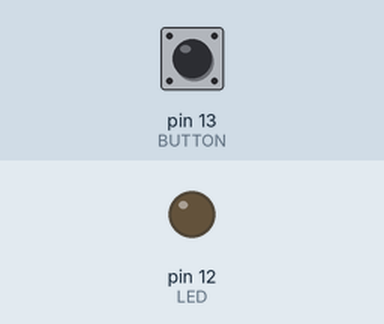
This program was run on a simulated Raspberry Pi (header pin numbers). Parts: output pins drawn as LEDs (lit = HIGH). The inputs (shaded band) are chosen by the test bench; at power-on: pin 13 (BUTTON) HIGH. What the program prints to the terminal is not drawn.

Above: at 1.2 s.
1.3 s: pin 13 (BUTTON) pulled LOW for 0.25 s
At 1.5 s:
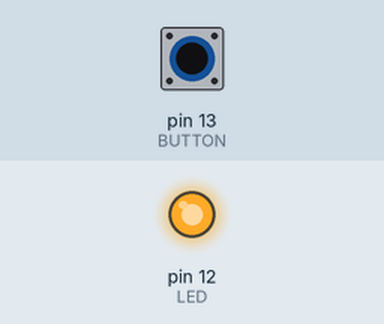
3.1 s: pin 13 (BUTTON) pulled LOW for 3.2 s
At 7.2 s:
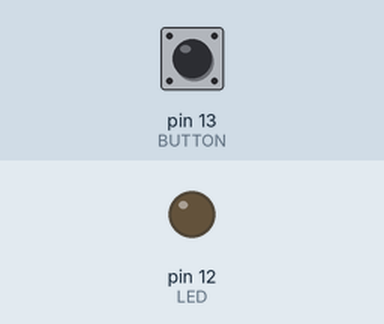
Timing chart, 0 to 8.7 s (numbered marks = the images above; inputs shaded):
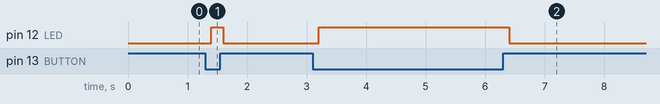

Measured:
- after the input at 1.3 s, pin 12 (LED): LOW → HIGH after 0.10 s, → LOW 0.20 s later
- after the input at 3.1 s, pin 12 (LED): LOW → HIGH after 0.10 s, → LOW 3.2 s later

The program:

main.py
```python
import RPi.GPIO as GPIO
from time import sleep

LED = 12
BUTTON = 13

GPIO.setmode(GPIO.BOARD)                        #setting numbering of GPIO pins by BOARD format
GPIO.setwarnings(False)                         #disable warings

GPIO.setup(LED,GPIO.OUT,initial=GPIO.LOW)       #setting up pin 12 as output with initial pin status as off or LOW
GPIO.setup(BUTTON, GPIO.IN, pull_up_down=GPIO.PUD_UP)                     #setting up pin 13 as input

#-----------------------------------------------main
print("Started")

breakcount = 0

while(True):

    if not GPIO.input(BUTTON):
        GPIO.output(LED, GPIO.HIGH)
        breakcount += 1
    else:
        GPIO.output(LED, GPIO.LOW)
        breakcount = 0

    if breakcount == 25:
        break

    sleep(0.2)

print("Stopped")
GPIO.output(LED, GPIO.LOW)
```
